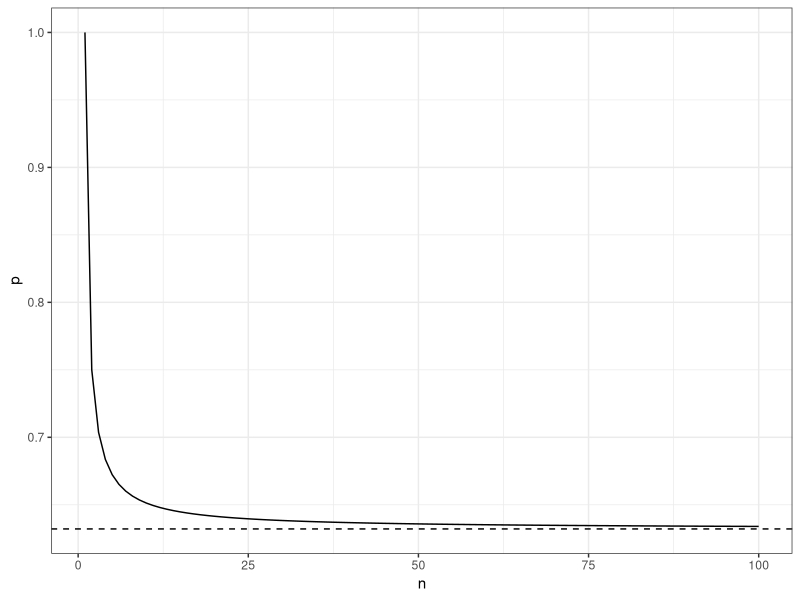
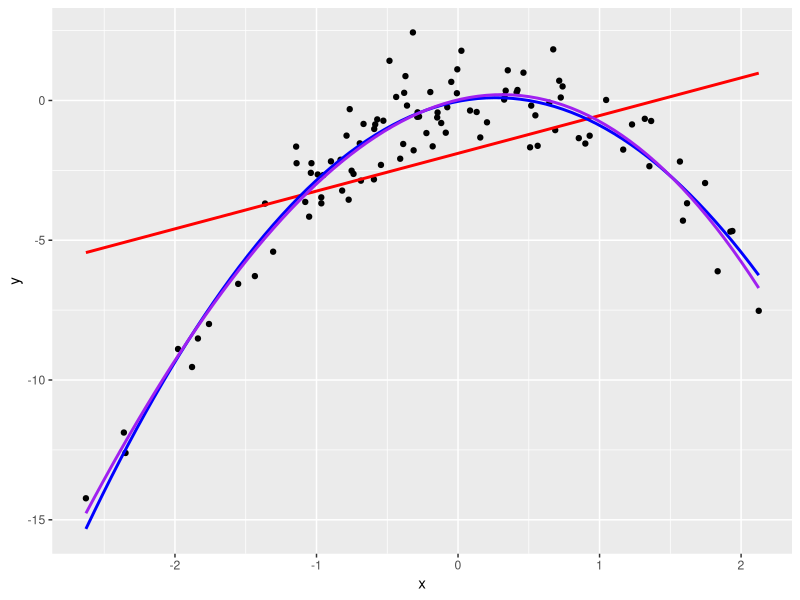
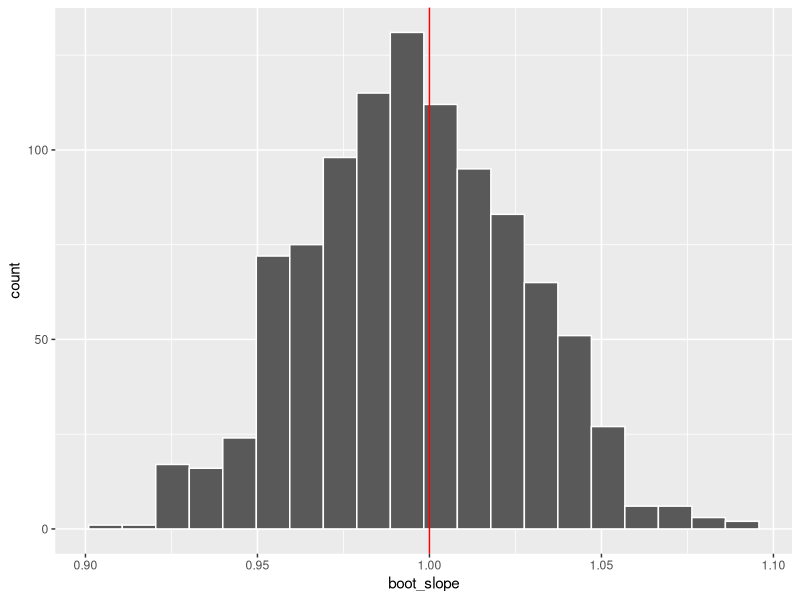
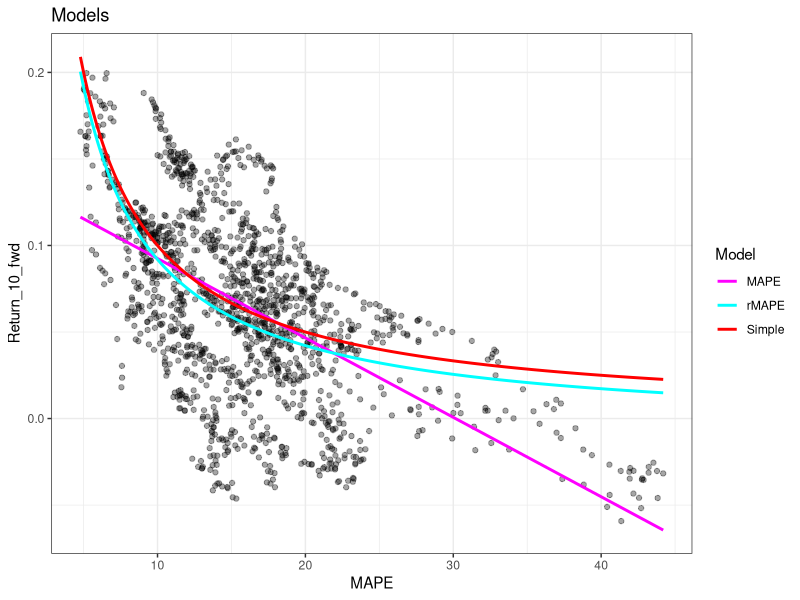

Generate these figures, in order, with R:
## ---- chunk 1
knitr::opts_chunk$set(echo = TRUE)
library(tidyverse)
## ---- chunk 2
n<-c(5,100,10000)
p<-1-(1-1/n)^n
data.frame(n,p)
## ---- chunk 3

n<-seq(1:100)
p<-1-(1-1/n)^n
d<-data.frame(n,p)

ggplot(d, aes( x = n, y = p))+geom_line()+geom_hline(yintercept = 1-exp(-1), linetype = "dashed")+theme_bw()
## ---- chunk 4
set.seed(271)
trials<-10000

results<-c()
for (i in 1:trials){
results[i]<-1 %in% sample(1:100, size = 100, replace = T)
}

mean(results)
## ---- chunk 5
set.seed(1010) #Change this to your favorite number
x <- rnorm(100, 0, 1) ## Generates 100 variables from N(0,1)
e <- rnorm(100,0, 1) ## Generates 100 errors from N(0,1)
y <- x- 2*x^2 + e ##Specifies Y as a function of X plus errors

sim_data<-data.frame(x,y) ## Creates a data frame of X and Y
## ---- chunk 6
set.seed(1010) #Change this to your favorite number
x <- rnorm(100, 0, 1) ## Generates 100 variables from N(0,1)
e <- rnorm(100,0, 1) ## Generates 100 errors from N(0,1)
y <- x- 2*x^2 + e ##Specifies Y as a function of X plus errors

sim_data<-data.frame(x,y) ## Creates a data frame of X and Y
## ---- chunk 7
sim_data %>% ggplot( aes(x  = x , y = y))+
  geom_point()+
  geom_smooth(method = "lm", se = F, color = "red")+
  geom_smooth(method = "lm", formula = y ~ poly(x,2), se = F, color = "blue")+
  geom_smooth(method = "lm", formula = y ~ poly(x,3), se = F, color = "purple")
## ---- chunk 8
sim_data %>% summarize(mean_x = mean(x), mean_y = mean(y), sd_x = sd(x), sd_y = sd(y), R = cor(x,y))
## ---- chunk 9
library(rsample)
set.seed(1010)
loocv_split <- loo_cv(sim_data)
## ---- chunk 10
poly_mse <- function(split, deg){
  training_data <- analysis(split)
  model <- lm(y ~ poly(x, degree = deg, raw = T), data = training_data)
  test <- assessment(split)
  preds <- predict(model, test)
  mse <- mean((test$y - preds)^2)
  mse
}

get_lin_mse <- function(split){poly_mse(split, 1)}
get_quad_mse <- function(split){poly_mse(split, 2)}
get_cub_mse <- function(split){poly_mse(split, 3)}
get_quart_mse <- function(split){poly_mse(split, 4)}
## ---- chunk 11
loocv_split$lin_mse <- map_dbl(loocv_split$splits, get_lin_mse)
loocv_split$quad_mse <- map_dbl(loocv_split$splits, get_quad_mse)
loocv_split$cub_mse <- map_dbl(loocv_split$splits, get_cub_mse)
loocv_split$quart_mse <- map_dbl(loocv_split$splits, get_quart_mse)
## ---- chunk 12
loocv_split %>% summarize(cv_lin = mean(lin_mse), 
                          cv_quad = mean(quad_mse),
                          cv_cub = mean(cub_mse),
                          cv_quart = mean(quart_mse))
## ---- chunk 13
set.seed(1)
loocv_split <- loo_cv(sim_data)
## ---- chunk 14
loocv_split$lin_mse <- map_dbl(loocv_split$splits, get_lin_mse)
loocv_split$quad_mse <- map_dbl(loocv_split$splits, get_quad_mse)
loocv_split$cub_mse <- map_dbl(loocv_split$splits, get_cub_mse)
loocv_split$quart_mse <- map_dbl(loocv_split$splits, get_quart_mse)
## ---- chunk 15
loocv_split %>% summarize(cv_lin = mean(lin_mse), 
                          cv_quad = mean(quad_mse),
                          cv_cub = mean(cub_mse),
                          cv_quart = mean(quart_mse))
## ---- chunk 16
set.seed(111)
poly_cv <- vfold_cv(sim_data, v = 5)

poly_cv$lin_mse <- map_dbl(poly_cv$splits, get_lin_mse)
poly_cv$quad_mse <- map_dbl(poly_cv$splits, get_quad_mse)
poly_cv$cub_mse <- map_dbl(poly_cv$splits, get_cub_mse)
poly_cv$quart_mse <- map_dbl(poly_cv$splits, get_quart_mse)

poly_cv %>% summarize(cv_lin = mean(lin_mse), 
                          cv_quad = mean(quad_mse),
                          cv_cub = mean(cub_mse),
                          cv_quart = mean(quart_mse))
## ---- chunk 17
set.seed(101010)
poly_cv <- vfold_cv(sim_data, v = 5)

poly_cv$lin_mse <- map_dbl(poly_cv$splits, get_lin_mse)
poly_cv$quad_mse <- map_dbl(poly_cv$splits, get_quad_mse)
poly_cv$cub_mse <- map_dbl(poly_cv$splits, get_cub_mse)
poly_cv$quart_mse <- map_dbl(poly_cv$splits, get_quart_mse)

poly_cv %>% summarize(cv_lin = mean(lin_mse), 
                          cv_quad = mean(quad_mse),
                          cv_cub = mean(cub_mse),
                          cv_quart = mean(quart_mse))
## ---- chunk 18
model <- list()
for (i in 1:4){
model[[i]] <- lm(y ~ poly(x, degree = i, raw = T), data = sim_data)
}

summary(model[[1]])
summary(model[[2]])
summary(model[[3]])
summary(model[[4]])
## ---- chunk 19
stocks <- read.csv("data/stocks.csv")
## ---- chunk 20
stocks <- read.csv("data/stocks.csv")

stocks<-stocks %>% mutate(MAPE = Price/Earnings_10MA_back)

summary(stocks$MAPE)

stocks<-stocks %>% drop_na( )
## ---- chunk 21
MAPE_mod<-lm(Return_10_fwd ~ MAPE, data = stocks)
summary(MAPE_mod)
## ---- chunk 22
set.seed(101010)
stocks_cv <- vfold_cv(stocks, v = 5)
## ---- chunk 23
get_stocks_mse <- function(split){
  training_data <- analysis(split)
  model <- lm(Return_10_fwd ~ MAPE, data = training_data)
  test <- assessment(split)
  preds <- predict(model, test)
  mse <- mean((test$Return_10_fwd - preds)^2)
  mse
}
## ---- chunk 24
stocks_cv$mse <- map_dbl(stocks_cv$splits, get_stocks_mse)

mean(stocks_cv$mse)
## ---- chunk 25
stocks<-stocks %>% mutate(r_MAPE = 1/MAPE)
## ---- chunk 26
rMAPE_mod<-lm(Return_10_fwd ~ r_MAPE, data = stocks)
summary(rMAPE_mod)
## ---- chunk 27
get_stocks_mse_rmape <- function(split){
  training_data <- analysis(split)
  model <- lm(Return_10_fwd ~ r_MAPE, data = training_data)
  test <- assessment(split)
  preds <- predict(model, test)
  mse <- mean((test$Return_10_fwd - preds)^2)
  mse
}
## ---- chunk 28
set.seed(101010)
stocks_cv <- vfold_cv(stocks, v = 5)

stocks_cv$mse_rmape <- map_dbl(stocks_cv$splits, get_stocks_mse_rmape)

mean(stocks_cv$mse_rmape)
## ---- chunk 29
stocks %>% mutate(residual_sq = (Return_10_fwd - r_MAPE)^2 ) %>% 
  summarize(MSE = mean(residual_sq))
## ---- chunk 30
set.seed(10102)
stocks_boot <- bootstraps(stocks, times = 1000)
## ---- chunk 31
get_slope <- function(split){
  training_data <- analysis(split)
  model <- lm(Return_10_fwd ~ r_MAPE, data = training_data)
  slope <- coef(model)[2]
  slope
}
## ---- chunk 32
stocks_boot$boot_slope <- map_dbl(stocks_boot$splits, get_slope)
## ---- chunk 33
ggplot(stocks_boot, aes( x = boot_slope))+
  geom_histogram(bins = 20, color = "white")+
  geom_vline(xintercept = 1, color = "red")
## ---- chunk 34
stocks_boot %>% summarize(q.025 = quantile(boot_slope, 0.025), q.975 = quantile(boot_slope, 0.975))

confint(rMAPE_mod)
## ---- chunk 35
stocks<- stocks %>% mutate(preds_MAPE = predict(MAPE_mod),
                           preds_rMAPE = predict(rMAPE_mod),
)
## ---- chunk 36
colors <- c("MAPE" = "magenta", "rMAPE" = "cyan", "Simple" = "red")
ggplot(stocks, aes(x = MAPE)) +
  geom_point(aes(y = Return_10_fwd), alpha = .35)+
  geom_line(aes(y = preds_MAPE, color = "MAPE"),  size = 1)+
  geom_line(aes(y = preds_rMAPE , color = "rMAPE"), size = 1)+
  geom_line(aes(y  = r_MAPE, color = "Simple"), size = 1)+
  theme_bw()+
  labs(color = "Model", title = "Models")+
  scale_color_manual(values = colors)
